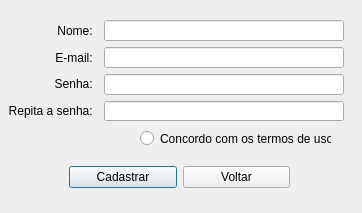
<?xml version="1.0" encoding="UTF-8"?>
<ui version="4.0">
 <class>cadastro</class>
 <widget class="QDialog" name="cadastro">
  <property name="geometry">
   <rect>
    <x>0</x>
    <y>0</y>
    <width>362</width>
    <height>213</height>
   </rect>
  </property>
  <property name="minimumSize">
   <size>
    <width>362</width>
    <height>213</height>
   </size>
  </property>
  <property name="maximumSize">
   <size>
    <width>362</width>
    <height>213</height>
   </size>
  </property>
  <property name="windowTitle">
   <string>Cadastro</string>
  </property>
  <widget class="QWidget" name="gridLayoutWidget">
   <property name="geometry">
    <rect>
     <x>69</x>
     <y>150</y>
     <width>221</width>
     <height>54</height>
    </rect>
   </property>
   <layout class="QGridLayout" name="gridLayout">
    <item row="0" column="0">
     <widget class="QPushButton" name="cadButton">
      <property name="cursor">
       <cursorShape>PointingHandCursor</cursorShape>
      </property>
      <property name="text">
       <string>Cadastrar</string>
      </property>
     </widget>
    </item>
    <item row="0" column="1">
     <widget class="QPushButton" name="voltarButton">
      <property name="cursor">
       <cursorShape>PointingHandCursor</cursorShape>
      </property>
      <property name="text">
       <string>Voltar</string>
      </property>
     </widget>
    </item>
   </layout>
  </widget>
  <widget class="QRadioButton" name="termos">
   <property name="geometry">
    <rect>
     <x>140</x>
     <y>130</y>
     <width>191</width>
     <height>17</height>
    </rect>
   </property>
   <property name="cursor">
    <cursorShape>PointingHandCursor</cursorShape>
   </property>
   <property name="text">
    <string>Concordo com os termos de uso</string>
   </property>
  </widget>
  <widget class="QWidget" name="verticalLayoutWidget">
   <property name="geometry">
    <rect>
     <x>5</x>
     <y>20</y>
     <width>91</width>
     <height>101</height>
    </rect>
   </property>
   <layout class="QVBoxLayout" name="verticalLayout">
    <item>
     <widget class="QLabel" name="nomelabel">
      <property name="text">
       <string>Nome: </string>
      </property>
      <property name="alignment">
       <set>Qt::AlignRight|Qt::AlignTrailing|Qt::AlignVCenter</set>
      </property>
     </widget>
    </item>
    <item>
     <widget class="QLabel" name="emaillabel">
      <property name="text">
       <string>E-mail: </string>
      </property>
      <property name="alignment">
       <set>Qt::AlignRight|Qt::AlignTrailing|Qt::AlignVCenter</set>
      </property>
     </widget>
    </item>
    <item>
     <widget class="QLabel" name="senhalabel">
      <property name="text">
       <string>Senha: </string>
      </property>
      <property name="alignment">
       <set>Qt::AlignRight|Qt::AlignTrailing|Qt::AlignVCenter</set>
      </property>
     </widget>
    </item>
    <item>
     <widget class="QLabel" name="repsenhalabel">
      <property name="text">
       <string>Repita a senha: </string>
      </property>
      <property name="alignment">
       <set>Qt::AlignRight|Qt::AlignTrailing|Qt::AlignVCenter</set>
      </property>
     </widget>
    </item>
   </layout>
  </widget>
  <widget class="QWidget" name="gridLayoutWidget_2">
   <property name="geometry">
    <rect>
     <x>104</x>
     <y>20</y>
     <width>240</width>
     <height>101</height>
    </rect>
   </property>
   <layout class="QGridLayout" name="gridLayout_2">
    <property name="leftMargin">
     <number>0</number>
    </property>
    <property name="topMargin">
     <number>0</number>
    </property>
    <property name="rightMargin">
     <number>0</number>
    </property>
    <property name="bottomMargin">
     <number>0</number>
    </property>
    <item row="0" column="1">
     <widget class="QLineEdit" name="txtnome">
      <property name="alignment">
       <set>Qt::AlignCenter</set>
      </property>
      <property name="placeholderText">
       <string/>
      </property>
     </widget>
    </item>
    <item row="3" column="1">
     <widget class="QLineEdit" name="txtrepsenha">
      <property name="echoMode">
       <enum>QLineEdit::Password</enum>
      </property>
      <property name="alignment">
       <set>Qt::AlignCenter</set>
      </property>
      <property name="placeholderText">
       <string/>
      </property>
     </widget>
    </item>
    <item row="2" column="1">
     <widget class="QLineEdit" name="txtsenha">
      <property name="echoMode">
       <enum>QLineEdit::Password</enum>
      </property>
      <property name="alignment">
       <set>Qt::AlignCenter</set>
      </property>
      <property name="placeholderText">
       <string/>
      </property>
     </widget>
    </item>
    <item row="1" column="1">
     <widget class="QLineEdit" name="txtemail">
      <property name="alignment">
       <set>Qt::AlignCenter</set>
      </property>
      <property name="placeholderText">
       <string/>
      </property>
     </widget>
    </item>
   </layout>
  </widget>
 </widget>
 <tabstops>
  <tabstop>txtnome</tabstop>
  <tabstop>txtemail</tabstop>
  <tabstop>txtsenha</tabstop>
  <tabstop>txtrepsenha</tabstop>
  <tabstop>termos</tabstop>
  <tabstop>cadButton</tabstop>
  <tabstop>voltarButton</tabstop>
 </tabstops>
 <resources/>
 <connections/>
</ui>
